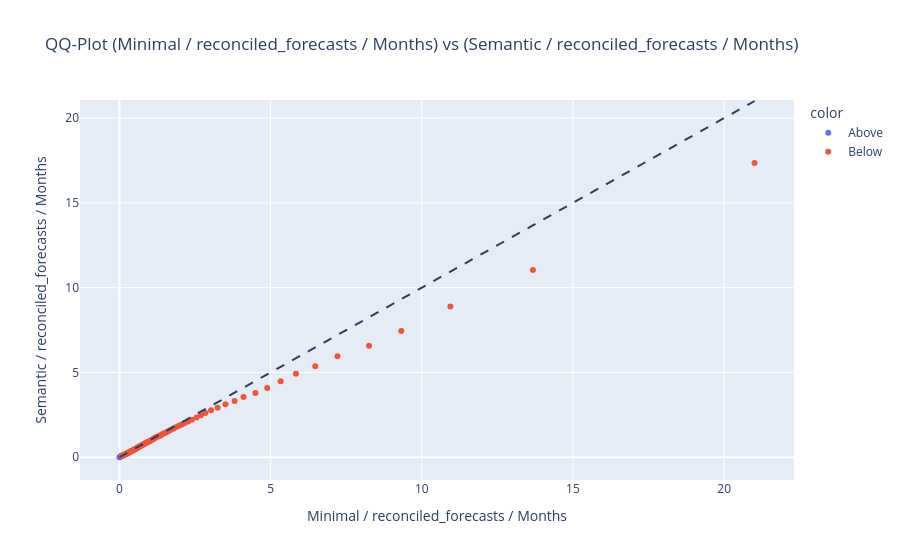

This figure's notebook cell:
### Markdown cell above
At daily granularity we can see that the first few percentiles are (very slightly) better with the `Minimal` hierarchy, but otherwise the distributions are quite similar, with slight improvements at higher percentiles/errors. We have already seen that the sheer volume of outliers are not smaller with `Minimal` hierarchy, in fact they are slightly bigger, hence why the later percentiles show `Semantic` as better.

### Code cell
plots.plot_error_qq(nrmse_em,
                    MI(hierarchy=mth, forecast_type=RECONCILED_FORECASTS, granularity=MONTHS),
                    MI(hierarchy=sth, forecast_type=RECONCILED_FORECASTS, granularity=MONTHS),
                    outlier_threshold=0.995).show()

### Figure 1 — Plotly figure (JSON) as saved in the notebook; plotly's stock layout.template omitted (floating-point values rounded to 4 significant figures)
{"data": [{"hovertemplate": "color=Above<br>Minimal / reconciled_forecasts / Months=%{x}<br>Semantic / reconciled_forecasts / Months=%{y}<extra></extra>", "legendgroup": "Above", "marker": {"color": "#636efa", "symbol": "circle"}, "mode": "markers", "name": "Above", "orientation": "v", "showlegend": true, "type": "scatter", "x": [9.533e-05, 0.01274, 0.02259, 0.03033, 0.03942, 0.04797, 0.05809, 0.06827], "xaxis": "x", "y": [0.0001015, 0.01502, 0.02463, 0.03183, 0.03976, 0.04909, 0.05858, 0.06844], "yaxis": "y"}, {"hovertemplate": "color=Below<br>Minimal / reconciled_forecasts / Months=%{x}<br>Semantic / reconciled_forecasts / Months=%{y}<extra></extra>", "legendgroup": "Below", "marker": {"color": "#EF553B", "symbol": "circle"}, "mode": "markers", "name": "Below", "orientation": "v", "showlegend": true, "type": "scatter", "x": [0.07982, 0.08964, 0.101, 0.1108, 0.1243, 0.136, 0.1493, 0.1619, 0.1745, 0.1893, 0.2024, 0.2167, 0.234, 0.249, 0.2636, 0.2775, 0.2923, 0.3101, 0.323, 0.3387, 0.3555, 0.371, 0.387, 0.4042, 0.4218, 0.4402, 0.4579, 0.4777, 0.494, 0.512, 0.5303, 0.5502, 0.5673, 0.5867, 0.6066, 0.6252, 0.6447, 0.6674, 0.6871, 0.7048, 0.7322, 0.7547, 0.7806, 0.8033, 0.8295, 0.8538, 0.8804, 0.9106, 0.9431, 0.9698, 1.002, 1.034, 1.067, 1.109, 1.144, 1.182, 1.223, 1.266, 1.319, 1.366, 1.414, 1.46, 1.525, 1.582, 1.656, 1.719, 1.801, 1.878, 1.967, 2.057, 2.15, 2.271, 2.392, 2.552, 2.694, 2.842, 3.03, 3.248, 3.507, 3.81, 4.104, 4.499, 4.888, 5.333, 5.838, 6.477, 7.212, 8.253, 9.321, 10.94, 13.68, 21.01], "xaxis": "x", "y": [0.07806, 0.08595, 0.09558, 0.104, 0.1135, 0.1253, 0.1366, 0.1482, 0.1591, 0.1726, 0.1852, 0.1993, 0.2137, 0.2271, 0.2407, 0.2531, 0.2684, 0.2826, 0.2961, 0.3124, 0.326, 0.3413, 0.356, 0.3709, 0.3844, 0.4015, 0.419, 0.4395, 0.4547, 0.472, 0.4933, 0.5113, 0.5299, 0.5517, 0.57, 0.5907, 0.6092, 0.6308, 0.6525, 0.6735, 0.6954, 0.7233, 0.746, 0.7733, 0.7986, 0.8231, 0.8483, 0.8764, 0.9034, 0.9318, 0.9573, 0.9932, 1.025, 1.065, 1.104, 1.145, 1.184, 1.221, 1.259, 1.303, 1.356, 1.399, 1.45, 1.51, 1.577, 1.643, 1.709, 1.779, 1.858, 1.927, 2.011, 2.105, 2.217, 2.34, 2.471, 2.616, 2.767, 2.92, 3.127, 3.313, 3.556, 3.794, 4.088, 4.487, 4.92, 5.361, 5.957, 6.576, 7.443, 8.887, 11.04, 17.35], "yaxis": "y"}], "layout": {"legend": {"title": {"text": "color"}, "tracegroupgap": 0}, "shapes": [{"line": {"dash": "dash"}, "type": "line", "x0": 9.533e-05, "x1": 21.01, "y0": 9.533e-05, "y1": 21.01}], "title": {"text": "QQ-Plot (Minimal / reconciled_forecasts / Months) vs (Semantic / reconciled_forecasts / Months)"}, "xaxis": {"anchor": "y", "domain": [0, 1], "title": {"text": "Minimal / reconciled_forecasts / Months"}}, "yaxis": {"anchor": "x", "domain": [0, 1], "title": {"text": "Semantic / reconciled_forecasts / Months"}}}}
